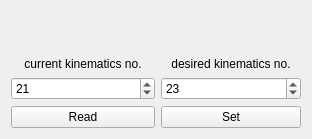
<?xml version="1.0" encoding="UTF-8"?>
<ui version="4.0">
 <class>wgt_kinematicClass</class>
 <widget class="QWidget" name="wgt_kinematicClass">
  <property name="geometry">
   <rect>
    <x>0</x>
    <y>0</y>
    <width>312</width>
    <height>139</height>
   </rect>
  </property>
  <property name="windowTitle">
   <string>wgt_irp6_m_motors</string>
  </property>
  <layout class="QGridLayout" name="gridLayout">
   <item row="0" column="2">
    <widget class="QLabel" name="label_16">
     <property name="maximumSize">
      <size>
       <width>140</width>
       <height>16777215</height>
      </size>
     </property>
     <property name="text">
      <string>desired kinematics no.</string>
     </property>
     <property name="alignment">
      <set>Qt::AlignBottom|Qt::AlignHCenter</set>
     </property>
     <property name="wordWrap">
      <bool>true</bool>
     </property>
    </widget>
   </item>
   <item row="2" column="1">
    <widget class="QPushButton" name="pushButton_read">
     <property name="text">
      <string>Read</string>
     </property>
    </widget>
   </item>
   <item row="0" column="1">
    <widget class="QLabel" name="label_7">
     <property name="text">
      <string>current kinematics no.</string>
     </property>
     <property name="alignment">
      <set>Qt::AlignBottom|Qt::AlignHCenter</set>
     </property>
     <property name="wordWrap">
      <bool>true</bool>
     </property>
    </widget>
   </item>
   <item row="2" column="2">
    <widget class="QPushButton" name="pushButton_set">
     <property name="text">
      <string>Set</string>
     </property>
    </widget>
   </item>
   <item row="1" column="1">
    <widget class="QSpinBox" name="spinBox_current_kinematics">
     <property name="minimum">
      <number>0</number>
     </property>
     <property name="value">
      <number>21</number>
     </property>
    </widget>
   </item>
   <item row="1" column="2">
    <widget class="QSpinBox" name="spinBox_desired_kinematics">
     <property name="value">
      <number>23</number>
     </property>
    </widget>
   </item>
  </layout>
 </widget>
 <layoutdefault spacing="6" margin="11"/>
 <resources/>
 <connections/>
</ui>
